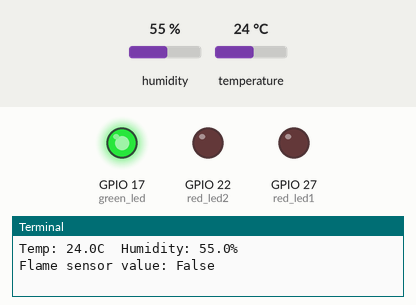
The program below on a simulated Raspberry Pi (BCM pin numbers). Shown: output pins drawn as LEDs (lit = HIGH), the last lines printed to the terminal. The inputs (shaded band) are chosen by the test bench; at power-on: temperature 24 °C, humidity 55 %.

Above: at 1.2 s.
1.3 s: temperature set to 29 °C
4.3 s: temperature set to 32 °C
At 5.4 s:
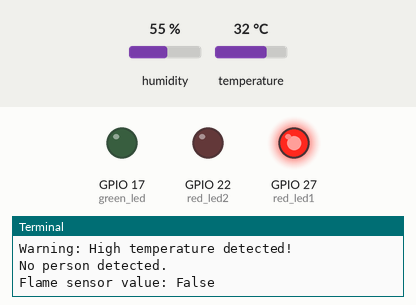
7.3 s: temperature set to 12 °C
At 10.4 s:
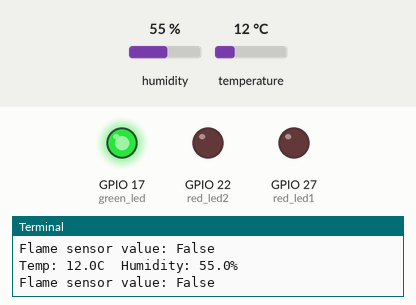
10.7 s: temperature set to 33 °C
At 12.8 s:
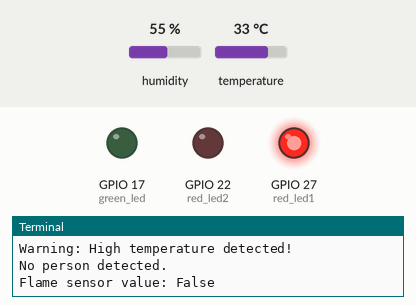
Timing chart, 0 to 14.3 s (numbered marks = the images above; inputs shaded):
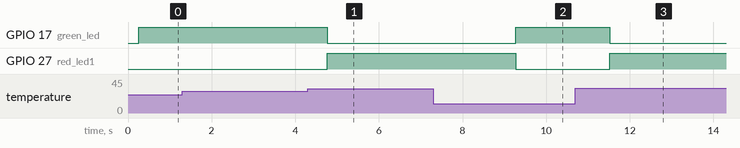

Measured:
- the behaviour switches between 30 and 31 °C on temperature (found by bisection; images 0 and 1)
- after the input at 4.3 s, GPIO 17 (green_led): HIGH → LOW after 0.46 s; GPIO 27 (red_led1): LOW → HIGH after 0.46 s
- after the input at 7.3 s, GPIO 17 (green_led): LOW → HIGH after 2.0 s; GPIO 27 (red_led1): HIGH → LOW after 2.0 s
- after the input at 10.7 s, GPIO 17 (green_led): HIGH → LOW after 0.82 s; GPIO 27 (red_led1): LOW → HIGH after 0.82 s

The program:

SmartFireDetector.py
```python
import adafruit_dht
import board
import digitalio
import time
import subprocess

# DHT11 센서 설정
dhtDevice = adafruit_dht.DHT11(board.D4)

# LED 핀 설정
green_led = digitalio.DigitalInOut(board.D17)
green_led.direction = digitalio.Direction.OUTPUT

red_led1 = digitalio.DigitalInOut(board.D27)
red_led1.direction = digitalio.Direction.OUTPUT

red_led2 = digitalio.DigitalInOut(board.D22)
red_led2.direction = digitalio.Direction.OUTPUT

# HC-SR501 핀 설정
pir_sensor = digitalio.DigitalInOut(board.D23)
pir_sensor.direction = digitalio.Direction.INPUT

# 불꽃 감지 센서 핀 설정
flame_sensor = digitalio.DigitalInOut(board.D24)
flame_sensor.direction = digitalio.Direction.INPUT

def take_picture():
    timestamp = time.strftime("%Y%m%d-%H%M%S")
    file_name = f"/home/pi/picture_{timestamp}.jpg"
    subprocess.run(["libcamera-still", "-o", file_name])
    print(f"Picture taken and saved as {file_name}")

try:
    while True:
        try:
            # 온도와 습도 읽기
            temperature = dhtDevice.temperature
            humidity = dhtDevice.humidity

            if humidity is not None and temperature is not None:
                print(f"Temp: {temperature:.1f}C  Humidity: {humidity:.1f}%")

                if temperature > 30:
                    # 온도가 30도를 초과하면 빨간색 LED 켜고, 녹색 LED 끔
                    print("Warning: High temperature detected!")
                    red_led1.value = True
                    green_led.value = False

                    # PIR 센서로 인체 감지
                    if pir_sensor.value:
                        print("Person detected! Initiate evacuation!")
                        take_picture()
                    else:
                        print("No person detected.")
                else:
                    # 온도가 30도 이하이면 녹색 LED 켜고, 빨간색 LED 끔
                    red_led1.value = False
                    green_led.value = True

                # 불꽃 감지
                flame_detected = not flame_sensor.value  # LOW가 불꽃 감지를 의미하는 경우
                print(f"Flame sensor value: {flame_detected}")

                if flame_detected:
                    print("Fire detected!")
                    red_led1.value = True
                    red_led2.value = True
                else:
                    red_led2.value = False
            else:
                print("Failed to retrieve data from humidity sensor")
        except RuntimeError as error:
            # 읽기 오류 발생 시 메시지 출력
            print(error.args[0])

        time.sleep(2)
except KeyboardInterrupt:
    print("Program stopped")
    red_led1.value = False  # 프로그램 중지 시 모든 LED 끄기
    red_led2.value = False
    green_led.value = False
```
